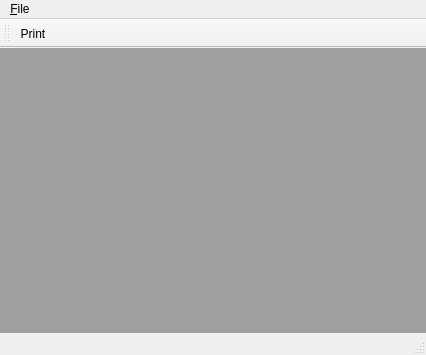
<?xml version="1.0" encoding="UTF-8"?>
<ui version="4.0">
 <class>MainWindow</class>
 <widget class="QMainWindow" name="MainWindow">
  <property name="geometry">
   <rect>
    <x>0</x>
    <y>0</y>
    <width>426</width>
    <height>355</height>
   </rect>
  </property>
  <property name="windowTitle">
   <string>MainWindow</string>
  </property>
  <widget class="QWidget" name="centralwidget">
   <layout class="QHBoxLayout" name="horizontalLayout">
    <property name="spacing">
     <number>0</number>
    </property>
    <property name="leftMargin">
     <number>0</number>
    </property>
    <property name="topMargin">
     <number>0</number>
    </property>
    <property name="rightMargin">
     <number>0</number>
    </property>
    <property name="bottomMargin">
     <number>0</number>
    </property>
    <item>
     <widget class="QMdiArea" name="mdiArea"/>
    </item>
   </layout>
  </widget>
  <widget class="QMenuBar" name="menubar">
   <property name="geometry">
    <rect>
     <x>0</x>
     <y>0</y>
     <width>426</width>
     <height>18</height>
    </rect>
   </property>
   <widget class="QMenu" name="menu_File">
    <property name="title">
     <string>&amp;File</string>
    </property>
    <addaction name="separator"/>
    <addaction name="make a new file"/>
    <addaction name="file Open"/>
    <addaction name="actionSave_As"/>
    <addaction name="save!"/>
    <addaction name="separator"/>
    <addaction name="actionPrint"/>
   </widget>
   <addaction name="menu_File"/>
  </widget>
  <widget class="QStatusBar" name="statusbar"/>
  <widget class="QToolBar" name="toolBar">
   <property name="windowTitle">
    <string>toolBar</string>
   </property>
   <attribute name="toolBarArea">
    <enum>TopToolBarArea</enum>
   </attribute>
   <attribute name="toolBarBreak">
    <bool>false</bool>
   </attribute>
   <addaction name="make a new file"/>
   <addaction name="file Open"/>
   <addaction name="save!"/>
   <addaction name="actionPrint"/>
  </widget>
  <action name="make a new file">
   <property name="icon">
    <iconset theme="QIcon::ThemeIcon::DocumentNew"/>
   </property>
   <property name="text">
    <string>&amp;New</string>
   </property>
   <property name="toolTip">
    <string>New file</string>
   </property>
  </action>
  <action name="file Open">
   <property name="icon">
    <iconset theme="QIcon::ThemeIcon::DocumentOpen"/>
   </property>
   <property name="text">
    <string>&amp;Open</string>
   </property>
  </action>
  <action name="save!">
   <property name="icon">
    <iconset theme="QIcon::ThemeIcon::DocumentSave"/>
   </property>
   <property name="text">
    <string>&amp;save</string>
   </property>
  </action>
  <action name="actionPrint">
   <property name="icon">
    <iconset theme="QIcon::ThemeIcon::DocumentPrint"/>
   </property>
   <property name="text">
    <string>&amp;Print</string>
   </property>
  </action>
  <action name="actionSave_As">
   <property name="icon">
    <iconset theme="QIcon::ThemeIcon::DocumentSaveAs"/>
   </property>
   <property name="text">
    <string>Save &amp;As</string>
   </property>
  </action>
 </widget>
 <resources/>
 <connections/>
</ui>
